Frame 1 (no input): blank canvas, image omitted
Frame 60 (the mouse pressed at the canvas centre just before this capture): blank canvas, image omitted
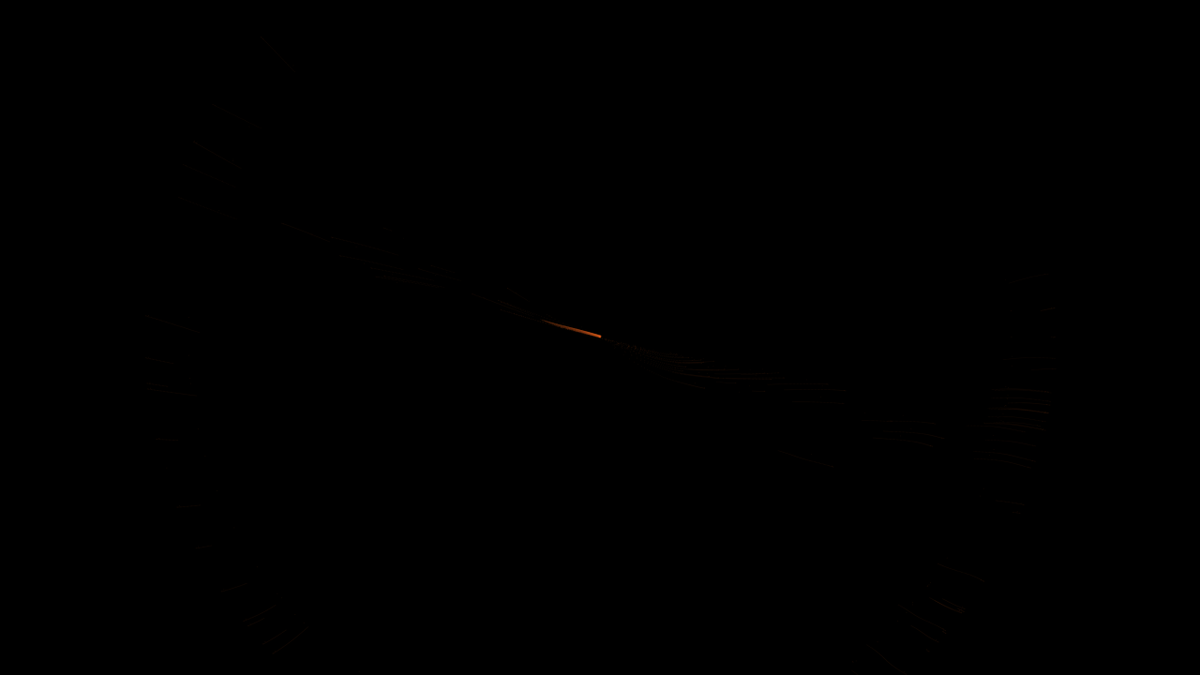
Frame 120 (the mouse held since frame 60 and released just before this capture)

The Processing sketch whose frames 1 and 60 were blank and that drew this single picture after the mouse press (run headless with seeded random() and noise(); from frame 60 on, the mouse is pressed at the canvas centre):

// Processing sketch: processing_122406
// ── processing_122406.pde

ParticleSystem ps;
Repeller repeller;
boolean colorwhite = false;
int frame = 0;



void setup() {
  colorMode(HSB,360,100,100);
  size(1280,720);
 ps = new ParticleSystem(new PVector(width/2,height/2));
 background(0);
 frameRate=5000;
  
}

void draw() {


  PVector gravity = new PVector(0,0.1);
  ps.applyForce(gravity);
  ps.addParticle();
  ps.run();
  
  repeller = new Repeller(mouseX,mouseY);
  ps.applyRepeller(repeller);
   
  frame++;
  
}











// A simple Particle class

class Particle {
  PVector location;
  PVector velocity;
  PVector acceleration;
  PVector noiseVec;
  float lifespan;
  float mass = 1;
  float age =250;
  float c =0; 
  float a;


  Particle(PVector l) {
    acceleration = new PVector(0,0.05);
    velocity = new PVector(random(-1,1),random(-2,0));
    location = l.get();
    lifespan = 255.0;
    noiseVec = new PVector();
     
  }

  void run() {
    update();
    display();
  }


 void applyForce(PVector force) {
    PVector f = force.get();
    f.div(mass);
    acceleration.add(f);
  }




  // Method to update location
  void update() {
    velocity.add(acceleration);
    location.add(velocity);
    acceleration.mult(0);
    lifespan -= 1.0;
    
  
   float noiseFloat = noise(location.x * 0.0005, location.y * 0.0005, frame* 0.001);
   println(noiseFloat);
    noiseVec.x = cos(((noiseFloat/2) * 8*PI) * 10);
    noiseVec.y = sin(((noiseFloat/2) * 2*PI) * 10);
     
    velocity.add(noiseVec);
    velocity.div(10);
    location.add(velocity);
    
    
    c++;
    




    
    
  }

  // Method to display
  void display() {
    

  
  
   if(colorwhite) {
    fill(180,90,100,20);
   }
 else {
fill(20,90,100,20);

 }
  
   
  

    noStroke();
    ellipse(location.x, location.y, 1-(c/age), 1-(c/age));
  

  age++;
  
  
  
  
  }
  
 
  
  
  
  // Is the particle still useful?
  boolean isDead() {
    if (lifespan < -100.0) {
      return true;
    } else {
      return false;
    }
  }
}




// A class to describe a group of Particles
// An ArrayList is used to manage the list of Particles 

class ParticleSystem {
  ArrayList<Particle> particles;
  PVector origin;

  ParticleSystem(PVector location) {
    origin = location.get();
    particles = new ArrayList<Particle>();
  }

  void addParticle() {
    particles.add(new Particle(origin));
  }


 void applyForce(PVector f) {
    for (Particle p: particles) {
      p.applyForce(f);
    }
  }

void applyRepeller(Repeller r) {
    for (Particle p: particles) {
      PVector force = r.repel(p);
      p.applyForce(force);
    }
  }















  void run() {
    for (int i = particles.size()-1; i >= 0; i--) {
      Particle p = particles.get(i);
      p.run();
      if (p.isDead()) {
        particles.remove(i);
      }
    }
  }
}








  
void keyReleased()
{
 switch(key){
 case ' ':
  if(colorwhite) colorwhite = false;
  else if(!colorwhite) colorwhite = true;
 break;
 }
  
}









class Repeller {
 
//How strong is the repeller?
  float strength = -10000;
 PVector location;
  float r = 10;
 
  Repeller(float x, float y)  {
    location = new PVector(x,y);
  }
 
  void display() {
    /*
    stroke(255);
    fill(150);
    ellipse(location.x,location.y,r*2,r*2);*/
  }
 
  PVector repel(Particle p) {
//This is the same repel algorithm we used in Chapter 2: forces based on gravitational attraction.
    PVector dir = PVector.sub(location,p.location);//get force direction
    float d = dir.mag();//get distance
    dir.normalize();
    d = constrain(d,5,100);
    float force = -1 * strength / (d * d); //calculate magnitude
    dir.mult(force);
    return dir; //make a vector out of direction and magnitude
  }
}
